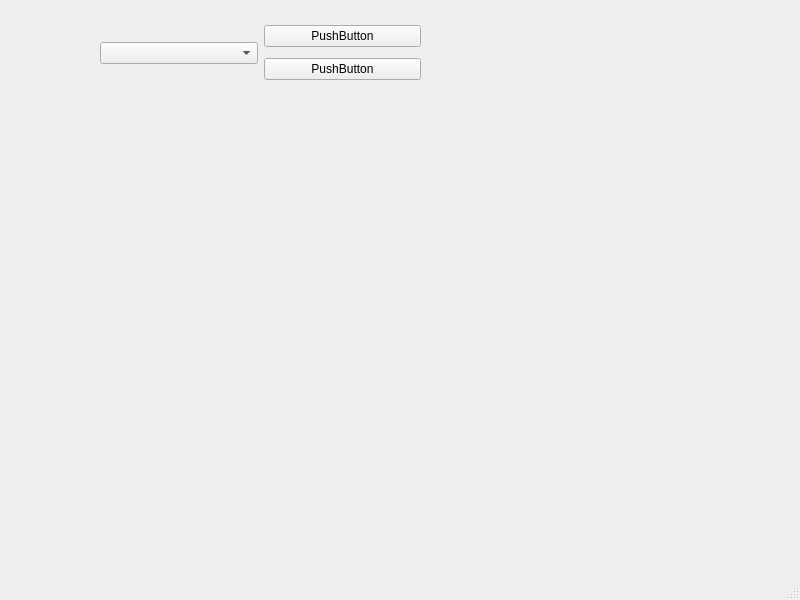
<?xml version="1.0" encoding="UTF-8"?>
<ui version="4.0">
 <class>MainWindow</class>
 <widget class="QMainWindow" name="MainWindow">
  <property name="geometry">
   <rect>
    <x>0</x>
    <y>0</y>
    <width>800</width>
    <height>600</height>
   </rect>
  </property>
  <property name="windowTitle">
   <string>MainWindow</string>
  </property>
  <widget class="QWidget" name="centralwidget">
   <widget class="QWidget" name="layoutWidget">
    <property name="geometry">
     <rect>
      <x>100</x>
      <y>20</y>
      <width>321</width>
      <height>67</height>
     </rect>
    </property>
    <layout class="QHBoxLayout" name="horizontalLayout">
     <item>
      <widget class="QComboBox" name="comboBox"/>
     </item>
     <item>
      <layout class="QVBoxLayout" name="verticalLayout">
       <item>
        <widget class="QPushButton" name="btn_list_usb">
         <property name="text">
          <string>PushButton</string>
         </property>
        </widget>
       </item>
       <item>
        <widget class="QPushButton" name="btn_find_usb">
         <property name="text">
          <string>PushButton</string>
         </property>
        </widget>
       </item>
      </layout>
     </item>
    </layout>
   </widget>
  </widget>
  <widget class="QMenuBar" name="menubar">
   <property name="geometry">
    <rect>
     <x>0</x>
     <y>0</y>
     <width>800</width>
     <height>25</height>
    </rect>
   </property>
  </widget>
  <widget class="QStatusBar" name="statusbar"/>
 </widget>
 <resources/>
 <connections/>
</ui>
